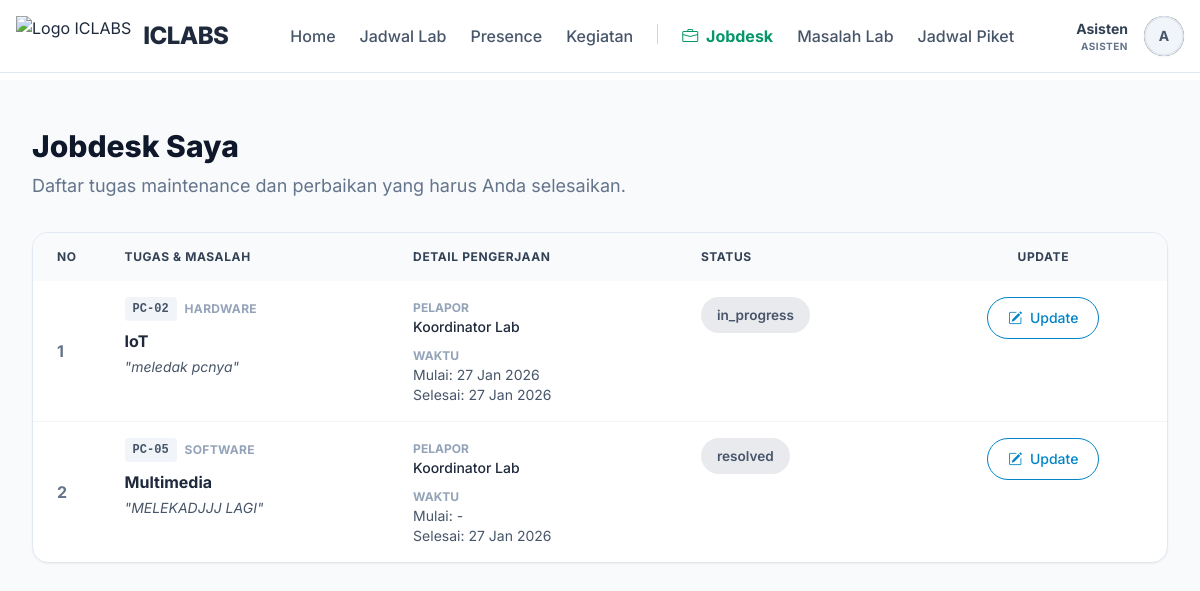
/public/asisten/jobdesk (signed in), run on the app's committed database.
### tables this page shows
CREATE TABLE `lab_problems` (
  `id` int(11) NOT NULL AUTO_INCREMENT,
  `laboratory_id` int(11) NOT NULL,
  `pc_number` varchar(50) DEFAULT NULL,
  `problem_type` enum('hardware','software','network','other') NOT NULL,
  `description` text NOT NULL,
  `status` enum('reported','in_progress','resolved') DEFAULT 'reported',
  `reported_by` int(11) NOT NULL,
  `assigned_to` int(11) DEFAULT NULL,
  `reported_at` timestamp NOT NULL DEFAULT current_timestamp(),
  `started_at` datetime DEFAULT NULL,
  `completed_at` datetime DEFAULT NULL,
  PRIMARY KEY (`id`),
  KEY `reported_by` (`reported_by`),
  KEY `idx_lab_problems_status` (`status`),
  KEY `idx_lab_problems_lab` (`laboratory_id`),
  KEY `fk_lab_problems_assigned` (`assigned_to`),
  CONSTRAINT `fk_lab_problems_assigned` FOREIGN KEY (`assigned_to`) REFERENCES `users` (`id`) ON DELETE SET NULL,
  CONSTRAINT `lab_problems_ibfk_1` FOREIGN KEY (`laboratory_id`) REFERENCES `laboratories` (`id`) ON DELETE CASCADE,
  CONSTRAINT `lab_problems_ibfk_2` FOREIGN KEY (`reported_by`) REFERENCES `users` (`id`) ON DELETE CASCADE
);

CREATE TABLE `laboratories` (
  `id` int(11) NOT NULL AUTO_INCREMENT,
  `lab_name` varchar(100) NOT NULL,
  `image` varchar(255) DEFAULT NULL,
  `description` text DEFAULT NULL,
  `pc_count` int(11) DEFAULT 0,
  `tv_count` int(11) DEFAULT 0,
  `capacity` int(11) DEFAULT 0,
  `status` enum('active','maintenance','inactive') DEFAULT 'active',
  `location` varchar(100) DEFAULT NULL,
  `building` varchar(50) DEFAULT NULL,
  `floor` varchar(10) DEFAULT NULL,
  `room_number` varchar(20) DEFAULT NULL,
  PRIMARY KEY (`id`)
);

CREATE TABLE `users` (
  `id` int(11) NOT NULL AUTO_INCREMENT,
  `name` varchar(100) NOT NULL,
  `email` varchar(100) NOT NULL,
  `phone` varchar(20) DEFAULT NULL,
  `password` varchar(255) NOT NULL,
  `role_id` int(11) NOT NULL,
  `status` enum('active','inactive') DEFAULT 'active',
  `created_at` timestamp NOT NULL DEFAULT current_timestamp(),
  PRIMARY KEY (`id`),
  UNIQUE KEY `email` (`email`),
  KEY `idx_users_email` (`email`),
  KEY `idx_users_role` (`role_id`),
  CONSTRAINT `users_ibfk_1` FOREIGN KEY (`role_id`) REFERENCES `roles` (`id`)
);

### app/controllers/AsistenController.php (called while the page is built, shortened)
<?php
class AsistenController extends Controller
{
    public function jobdesk()
    {
        $problemModel = $this->model('LabProblemModel');
        $userId = getUserId();
        $data = [
            'myTasks' => $problemModel->getTasksByAssignee($userId)
        ];
        $this->view('asisten/jobdesk/index', $data);
    }
}

### app/core/Router.php (called while the page is built, shortened)
<?php
class Router {
    private $routes = [];
    private $params = [];
    private function addRoute($method, $uri, $controller) {
        $this->routes[] = [
            'method' => $method,
            'uri' => $uri,
            'controller' => $controller
        ];
    }
    public function dispatch() {
        $requestMethod = $_SERVER['REQUEST_METHOD'];
        $requestUri = $this->getRequestUri();
        foreach ($this->routes as $route) {
            if ($route['method'] !== $requestMethod) {
                continue;
            }
            if ($this->matchRoute($route['uri'], $requestUri)) {
                return $this->callController($route['controller']);
            }
        }
    }
    private function getRequestUri() {
        $uri = $_GET['url'] ?? '/';
        $uri = '/' . trim($uri, '/');
        return $uri;
    }
    private function matchRoute($pattern, $uri) {
        $pattern = preg_replace('/\/:([^\/]+)/', '/(?P<$1>[^/]+)', $pattern);
        $pattern = '#^' . $pattern . '$#';
        if (preg_match($pattern, $uri, $matches)) {
            $this->params = array_filter($matches, 'is_string', ARRAY_FILTER_USE_KEY);
            return true;
        }
        return false;
    }
    private function callController($controllerString) {
        list($controllerName, $method) = explode('@', $controllerString);
        $controller = new $controllerName();
        call_user_func_array([$controller, $method], $this->params);
    }
}

### public/index.php (called while the page is built, shortened)
<?php
require_once APP_PATH . '/core/Router.php';
require_once APP_PATH . '/core/Controller.php';
require_once APP_PATH . '/core/Model.php';
require_once APP_PATH . '/config/database.php';
require_once APP_PATH . '/helpers/functions.php';
$router = new Router();
$router->dispatch();

### app/core/Model.php (called while the page is built, shortened)
<?php
class Model {
    protected $db;
    public function __construct() {
        $this->db = getDBConnection();
    }
    public function query($sql, $params = []) {
        $stmt = $this->db->prepare($sql);
        $stmt->execute($params);
        return $stmt->fetchAll();
    }
}

### app/config/database.php (called while the page is built, shortened)
<?php
function getDBConnection()
{
    static $pdo = null;
    if ($pdo === null) {
        try {
            $dsn = "mysql:host=" . DB_HOST . ";port=" . DB_PORT . ";dbname=" . DB_NAME . ";charset=" . DB_CHARSET;
            $options = [
                PDO::ATTR_ERRMODE            => PDO::ERRMODE_EXCEPTION,
                PDO::ATTR_DEFAULT_FETCH_MODE => PDO::FETCH_ASSOC,
                PDO::ATTR_EMULATE_PREPARES   => false,
            ];
            $pdo = new PDO($dsn, DB_USER, DB_PASS, $options);
        } catch (PDOException $e) {
            die("Database connection failed: " . $e->getMessage());
        }
    }
    return $pdo;
}

### app/models/LabProblemModel.php (called while the page is built, shortened)
<?php
class LabProblemModel extends Model
{
    public function getTasksByAssignee($userId)
    {
        $sql = "SELECT p.*,
                       l.lab_name,
                       u.name as reporter_name,
                       assigned.name as assigned_to_name
                FROM lab_problems p
                JOIN laboratories l ON p.laboratory_id = l.id
                JOIN users u ON p.reported_by = u.id
                LEFT JOIN users assigned ON p.assigned_to = assigned.id
                WHERE p.assigned_to = ?
                ORDER BY p.status ASC, p.reported_at DESC";
        return $this->query($sql, [$userId]);
    }
}

### app/views/asisten/jobdesk/index.php (the view, shortened to what this page needs)
<?php include APP_PATH . '/views/layouts/header.php'; ?>
<?php include APP_PATH . '/views/layouts/navbar.php'; ?>
<div class="bg-slate-50 min-h-screen py-12">
    <div class="max-w-7xl mx-auto px-4 sm:px-6 lg:px-8">
        <div class="mb-8">
            <h1 class="text-3xl font-extrabold text-slate-900">Jobdesk Saya</h1>
            <p class="text-slate-500 mt-2 text-lg">Daftar tugas maintenance dan perbaikan yang harus Anda selesaikan.</p>
        </div>
        <div class="bg-white rounded-2xl shadow-sm border border-slate-200 overflow-hidden">
            <div class="overflow-x-auto">
                <table class="w-full text-left text-slate-500">
                    <thead class="bg-slate-50 text-slate-700 uppercase text-xs font-bold tracking-wider">
                        <tr>
                            <th class="px-6 py-4 w-10">No</th>
                            <th class="px-6 py-4">Tugas & Masalah</th>
                            <th class="px-6 py-4">Detail Pengerjaan</th>
                            <th class="px-6 py-4">Status</th>
                            <th class="px-6 py-4 text-center">Update</th>
                        </tr>
                    </thead>
                    <tbody class="divide-y divide-slate-100">
                        <?php if (!empty($myTasks)): ?>
                            <?php foreach ($myTasks as $index => $task): ?>
                                <tr class="hover:bg-slate-50 transition-colors">
                                    <td class="px-6 py-4 font-bold"><?= $index + 1 ?></td>
                                    <td class="px-6 py-4 align-top">
                                        <div class="flex items-center gap-2 mb-2">
                                            <span class="bg-slate-100 text-slate-600 px-2 py-1 rounded text-xs font-bold font-mono">
                                                PC-<?= e($task['pc_number']) ?>
                                            </span>
                                            <span class="text-xs font-bold uppercase tracking-wide text-slate-400">
                                                <?= e($task['problem_type']) ?>
                                            </span>
                                        </div>
                                        <div class="font-bold text-slate-800 text-base"><?= e($task['lab_name']) ?></div>
                                        <p class="text-slate-600 text-sm mt-1 italic">"<?= e($task['description']) ?>"</p>
                                    </td>
                                    <td class="px-6 py-4 align-top text-sm">
                                        <div class="mb-2">
                                            <span class="text-slate-400 text-xs uppercase font-bold">Pelapor</span><br>
                                            <span class="text-slate-800 font-medium"><?= e($task['reporter_name']) ?></span>
                                        </div>
                                        <div>
                                            <span class="text-slate-400 text-xs uppercase font-bold">Waktu</span><br>
                                            <span class="text-slate-600">
                                                Mulai: <?= !empty($task['started_at']) ? formatDate($task['started_at']) : '-' ?><br>
                                                Selesai: <?= !empty($task['completed_at']) ? formatDate($task['completed_at']) : '-' ?>
                                            </span>
                                        </div>
                                    </td>
                                    <td class="px-6 py-4 align-top">
                                        <?= getStatusBadge($task['status']) ?>
                                    </td>
                                    <td class="px-6 py-4 align-top text-center">
                                        <a href="<?= url('/asisten/jobdesk/' . $task['id'] . '/edit') ?>" class="inline-block text-sky-600 hover:text-white border border-sky-600 hover:bg-sky-600 focus:ring-4 focus:outline-none focus:ring-sky-300 font-medium rounded-full text-sm px-5 py-2.5 text-center transition-all">
                                            <i class="bi bi-pencil-square mr-1"></i> Update
                                        </a>
                                    </td>
                                </tr>
                            <?php endforeach; ?>
                        <?php endif; ?>
                    </tbody>
                </table>
            </div>
        </div>
    </div>
</div>

### app/helpers/functions.php (shortened to what this page needs)
<?php
function getUserId() {
    return $_SESSION['user_id'] ?? null;
}
function e($string) {
    return htmlspecialchars($string, ENT_QUOTES, 'UTF-8');
}
function formatDate($date, $format = 'd M Y') {
    return date($format, strtotime($date));
}
function getStatusBadge($status) {
    $badges = [
        'active' => '<span style="padding: 0.5rem 1rem; border-radius: 9999px; font-size: 0.85rem; font-weight: 600; background: rgba(16, 185, 129, 0.15); color: #059669; display: inline-block;">✓ Active</span>',
        'inactive' => '<span style="padding: 0.5rem 1rem; border-radius: 9999px; font-size: 0.85rem; font-weight: 600; background: rgba(239, 68, 68, 0.15); color: #dc2626; display: inline-block;">✕ Inactive</span>',
        'pending' => '<span style="padding: 0.5rem 1rem; border-radius: 9999px; font-size: 0.85rem; font-weight: 600; background: rgba(245, 158, 11, 0.15); color: #d97706; display: inline-block;">⏳ Pending</span>',
        'completed' => '<span style="padding: 0.5rem 1rem; border-radius: 9999px; font-size: 0.85rem; font-weight: 600; background: rgba(16, 185, 129, 0.15); color: #059669; display: inline-block;">✓ Completed</span>',
        'in_progress' => '<span style="padding: 0.5rem 1rem; border-radius: 9999px; font-size: 0.85rem; font-weight: 600; background: rgba(59, 130, 246, 0.15); color: #2563eb; display: inline-block;">⚙️ In Progress</span>',
        'reported' => '<span style="padding: 0.5rem 1rem; border-radius: 9999px; font-size: 0.85rem; font-weight: 600; background: rgba(245, 158, 11, 0.15); color: #d97706; display: inline-block;">📋 Reported</span>',
        'resolved' => '<span style="padding: 0.5rem 1rem; border-radius: 9999px; font-size: 0.85rem; font-weight: 600; background: rgba(16, 185, 129, 0.15); color: #059669; display: inline-block;">✅ Resolved</span>',
    ];
    return $badges[$status] ?? '<span style="padding: 0.5rem 1rem; border-radius: 9999px; font-size: 0.85rem; font-weight: 600; background: rgba(100, 116, 139, 0.15); color: #475569; display: inline-block;">' . e($status) . '</span>';
}
function url($path = '') {
    return BASE_URL . '/' . ltrim($path, '/');
}

### public/assets/css/style.css (style rules this page uses)
:root { --primary-color: #2563eb; --secondary-color: #475569; --success-color: #10b981; --danger-color: #ef4444; --warning-color: #f59e0b; --light-bg: #f8fafc; --dark-text: #1e293b; --border-color: #e2e8f0; }
* { margin: 0; padding: 0; box-sizing: border-box; }
body { font-family: 'Segoe UI', Tahoma, Geneva, Verdana, sans-serif; background-color: var(--light-bg); color: var(--dark-text); line-height: 1.6; }
.text-center { text-align: center; }

### app/views/layouts/header.php (style rules this page uses)
body { font-family: 'Inter', sans-serif; }

### data on the page
lab_problems: pc_number "02", problem_type "HARDWARE", laboratory.lab_name "IoT", description "meledak pcnya", reported_by.name "Koordinator Lab", started_at "27 Jan 2026", completed_at "27 Jan 2026", status "in_progress"
lab_problems: pc_number "05", problem_type "SOFTWARE", laboratory.lab_name "Multimedia", description "MELEKADJJJ LAGI", reported_by.name "Koordinator Lab", completed_at "27 Jan 2026", status "resolved"

### other printed values
explode(' ', $_SESSION['user_name'])[0] "Asisten"
getUserRole() "ASISTEN"
substr($_SESSION['user_name'] ?? 'U', 0, 1) "A"
